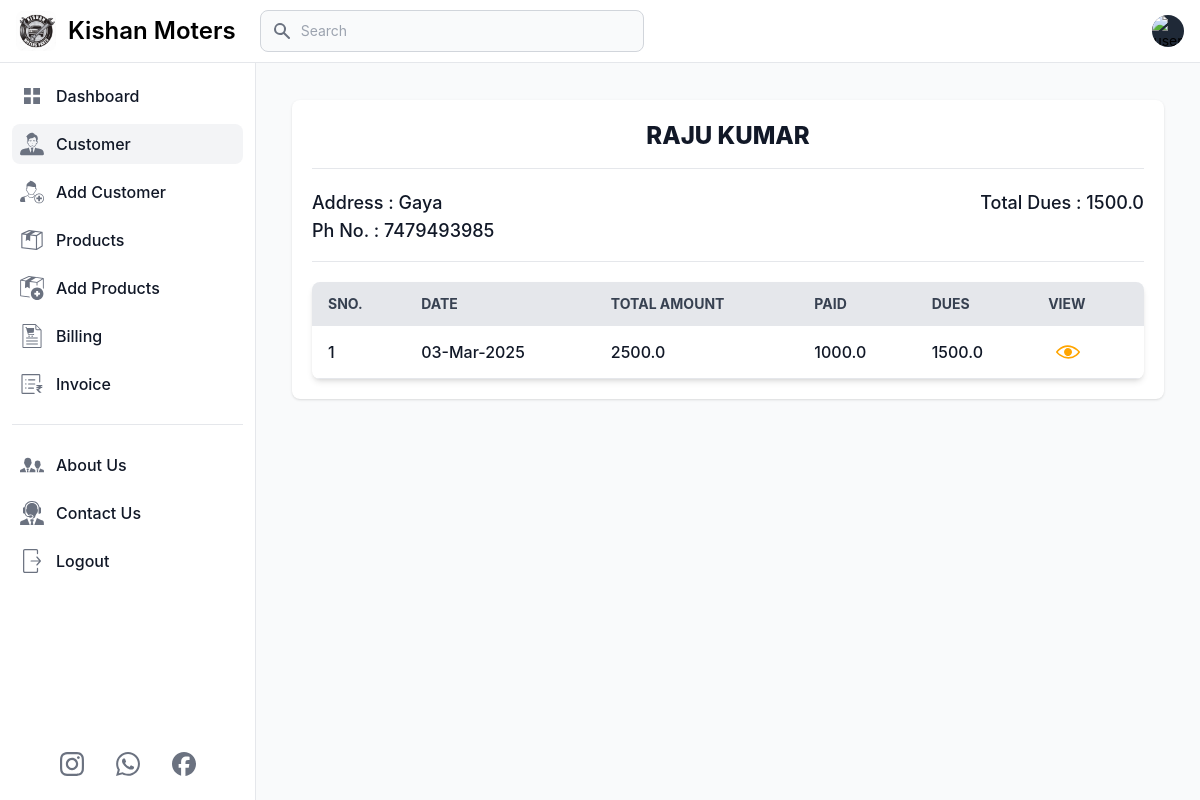
Before: /customer_detail/3 (signed in) with the older database file.
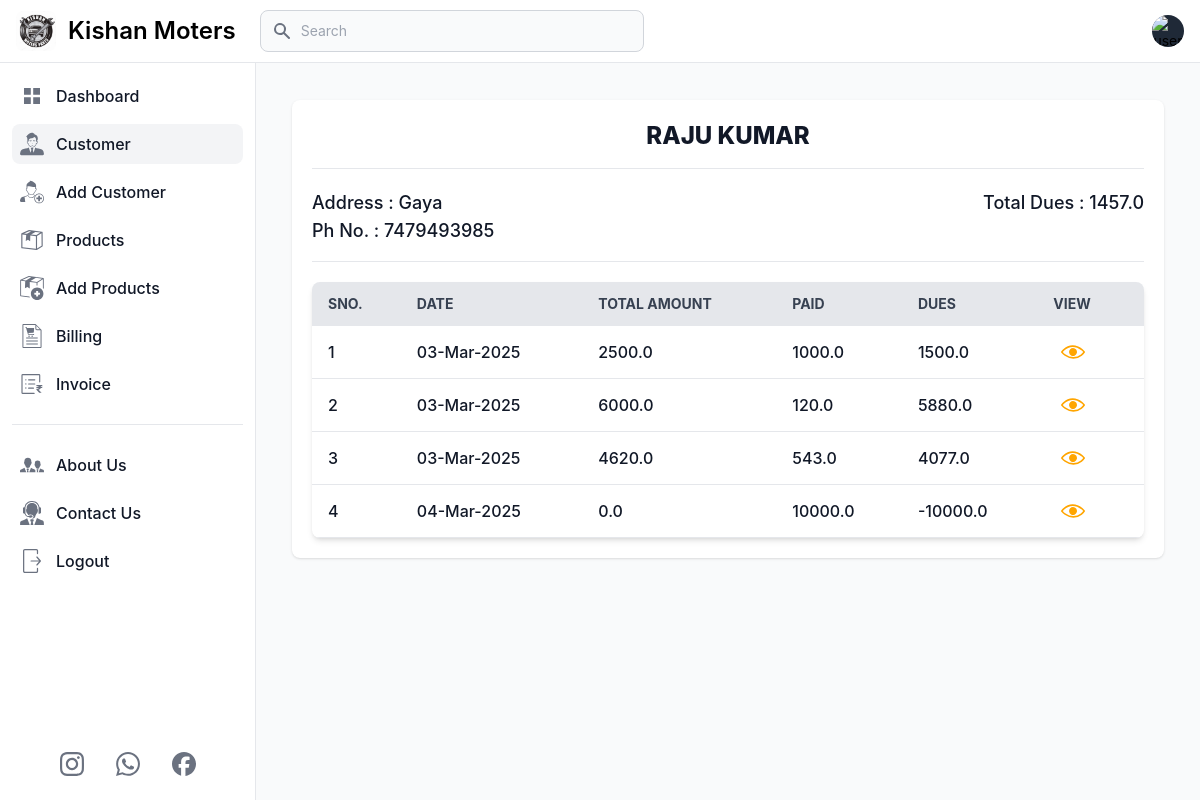
After: the same page with the newer database file.
### app.py (models this page shows, shortened)
class Billing(db.Model):
    id = db.Column(db.Integer, primary_key=True)
    customer_id = db.Column(db.Integer, db.ForeignKey('customer.id'), nullable=False)
    billing_date = db.Column(db.DateTime, default=india_time)
    total_amount = db.Column(db.Float, nullable=False)
    amount_paid = db.Column(db.Float, default=0)  # Amount the customer paid
    dues = db.Column(db.Float, default=0)  # Remaining amount to be paid
    customer = db.relationship('Customer', backref=db.backref('bills', lazy=True, cascade="all"))

### app.py (the view)
@app.route('/customer_detail/<int:id>', methods=['GET'])
def customer_detail(id):
    if 'email' in session:
        user = User.query.filter_by(email=session['email']).first()
        customer = Customer.query.filter_by(id=id, user_id=user.id).first()
        billings = Billing.query.filter_by(customer_id=customer.id).all()
        total_dues = sum(billing.dues for billing in billings)
        return render_template('customer_detail.html', title='Customer Detail', current_page='customer', user=user, customer=customer, billings=billings, total_dues=total_dues)
    else:
        flash('You need to login first.', 'error')
        return redirect('/login')

### templates/customer_detail.html (shortened to what the changed rows need)
{% extends 'layout.html' %}
{% block content %}
<main class="p-4 md:ml-64 h-auto pt-20">
    <div class="p-5 m-2 md:m-5 bg-white rounded-lg shadow dark:bg-gray-800">
        <div class="grid sm:grid-cols-2 pb-4 rounded-t border-b dark:border-gray-600">
            <div class="text-lg md:text-right font-medium text-gray-900 dark:text-white">
                <label for="Customer Dues" class="block">
                    Total Dues : {{total_dues}}
                </label>
            </div>
        </div>
        <div class="mt-5 bg-white dark:bg-gray-800 relative shadow-md sm:rounded-lg overflow-hidden">
            <div class="overflow-x-auto">
                <table class="billing-table  w-full text-sm text-left text-gray-500 dark:text-gray-400">
                    <thead class="text-sm text-gray-700 uppercase bg-gray-200 dark:bg-gray-700 dark:text-gray-400">
                        <tr>
                            <th scope="col" class="px-4 py-3 whitespace-nowrap">SNo.</th>
                            <th scope="col" class="px-4 py-3 whitespace-nowrap">Date</th>
                            <th scope="col" class="px-4 py-3 whitespace-nowrap">Total Amount</th>
                            <th scope="col" class="px-4 py-3 whitespace-nowrap">Paid</th>
                            <th scope="col" class="px-4 py-3 whitespace-nowrap">Dues</th>
                            <th scope="col" class="px-4 py-3 whitespace-nowrap">View</th>
                        </tr>
                    </thead>
                    <tbody>
                        {% if billings %}
                        {% for billing in billings %}
                        <tr class="border-b text-base dark:border-gray-600 hover:bg-gray-100 dark:hover:bg-gray-700">
                            <td class="px-4 py-2 font-medium text-gray-900 whitespace-nowrap dark:text-white">
                                <div class="flex items-center">
                                    {{loop.index}}
                                </div>
                            </td>
                            <td class="px-4 py-2 font-medium text-gray-900 whitespace-nowrap dark:text-white">
                                <div class="flex items-center">
                                    {{billing.billing_date.strftime('%d-%b-%Y')}}
                                </div>
                            </td>
                            <td class="px-4 py-2 font-medium text-gray-900 whitespace-nowrap dark:text-white">
                                <div class="flex items-center">
                                    {{billing.total_amount}}
                                </div>
                            </td>
                            <td class="px-4 py-2 font-medium text-gray-900 whitespace-nowrap dark:text-white">
                                <div class="flex items-center">
                                    {{billing.amount_paid}}
                                </div>
                            </td>
                            <td class="px-4 py-2 font-medium text-gray-900 whitespace-nowrap dark:text-white">
                                <div class="flex items-center">
                                    {{billing.dues}}
                                </div>
                            </td>
                            <td class="px-4 py-2 font-medium text-gray-900 whitespace-nowrap dark:text-white">
                                <div class="flex items-center">
                                    <div class="mr-2 p-2 hover:bg-slate-800 hover:rounded-md">
                                        <a href="{{ url_for('customer_billing_detail', custo_id=customer.id, bill_id=billing.id)}}">
                                            <button class="flex justify-center items-center">
                                            </button>
                                        </a>
                                    </div>
                                </div>
                            </td>
                        </tr>
                        {% endfor %}
                        {% else %}
                        <tr>
                            <td colspan="5" class="text-center p-5">No Record Found.</td>
                        </tr>
                        {% endif %}
                    </tbody>
                </table>
            </div>
        </div>
    </div>
</main>
{% endblock %}

Changed rows visible on the page:
added Billing: billing_date "03-Mar-2025", total_amount "6000.0", amount_paid "120.0", dues "5880.0"
added Billing: billing_date "03-Mar-2025", total_amount "4620.0", amount_paid "543.0", dues "4077.0"
added Billing: billing_date "04-Mar-2025", total_amount "0.0", amount_paid "10000.0", dues "-10000.0"
Other visible differences:
{{ total_dues }}: "1500.0" → "1457.0"
